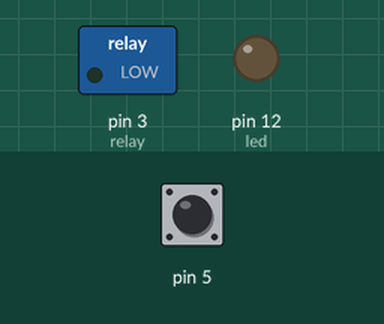
The sketch below on a simulated Arduino Uno, built with avr-gcc and run on an emulated ATmega328P. Shown: switched loads named in the sketch (green lamp = pin HIGH), output pins drawn as LEDs (lit = HIGH). The test bench sets the inputs (shaded band); at power-on: pin 5 HIGH.

Above: at 1.2 s.
1.3 s: pin 5 pulled LOW for 0.15 s
At 1.6 s:
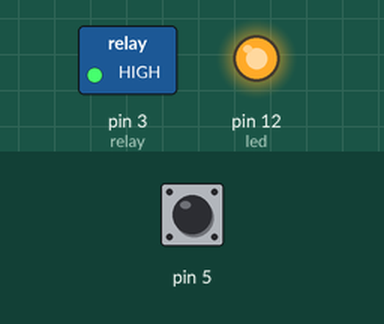
2.9 s: pin 5 pulled LOW for 1 s
At 4.5 s:
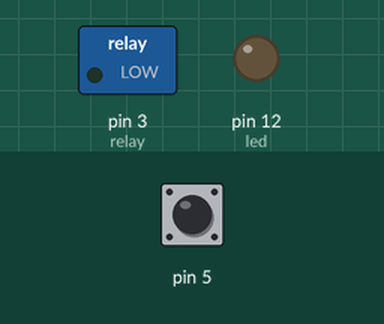
5.4 s: pin 5 pulled LOW for 3.2 s
At 6.0 s:
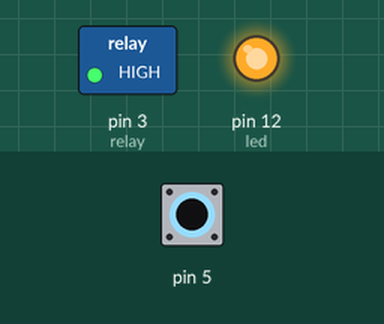
Timing chart, 0 to 8.9 s (numbered marks = the images above; inputs shaded):
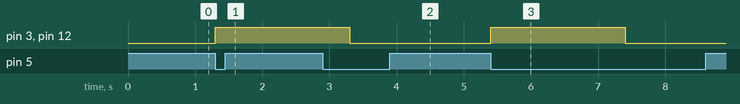

Measured:
- after the input at 1.3 s, pin 3 (relay), pin 12 (led): LOW → HIGH at once
- after the input at 2.9 s, pin 3 (relay), pin 12 (led): HIGH → LOW after 0.40 s
- after the input at 5.4 s, pin 3 (relay), pin 12 (led): LOW → HIGH at once, → LOW 2.0 s later

The sketch:

SmartRelay.ino
```cpp
// (licence header left out)
#include <CapacitiveSensor.h>
CapacitiveSensor   cs_6_5 = CapacitiveSensor(6,5);

int relay = 3;
int led = 12;
boolean stat = false;
long totalMS = 0;

long time = 60; // SPECIFY TIME (in minutes) for auto-off

void setup()
{
  pinMode(relay, OUTPUT);
  pinMode(led, OUTPUT);
  totalMS = time * 3600 * 1000;
}

void loop()
{
  long total1 =  cs_6_5.capacitiveSensor(30);

  if (total1 > 80) {
    stat = !stat;
    digitalWrite(relay, stat);
    digitalWrite(led, stat);
    delay(2000);
  }

  if (millis() % totalMS == 0) {
    digitalWrite(relay, LOW);
    digitalWrite(led, LOW);
    delay(2000);
  }
}
```
